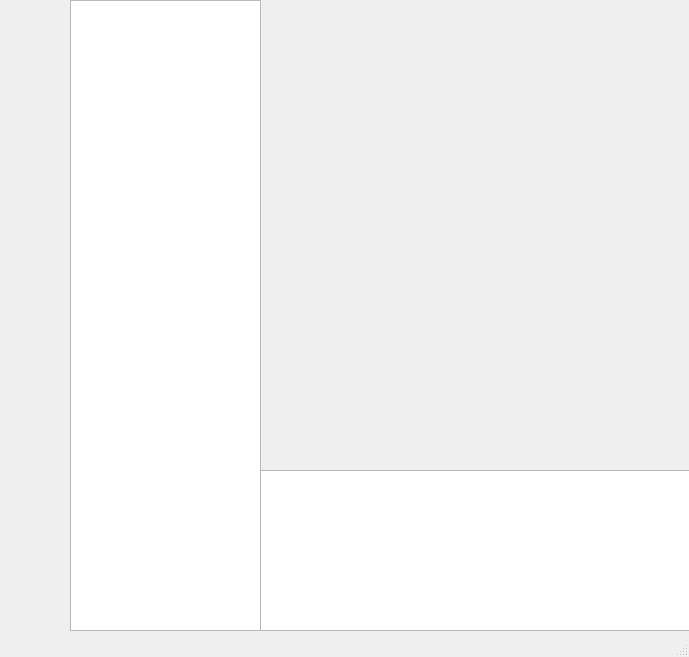
<?xml version="1.0" encoding="UTF-8"?>
<ui version="4.0">
 <class>MainWindow</class>
 <widget class="QMainWindow" name="MainWindow">
  <property name="geometry">
   <rect>
    <x>0</x>
    <y>0</y>
    <width>689</width>
    <height>657</height>
   </rect>
  </property>
  <property name="windowTitle">
   <string>PyWeChat</string>
  </property>
  <widget class="QWidget" name="centralwidget">
   <widget class="QListWidget" name="listWidget">
    <property name="geometry">
     <rect>
      <x>70</x>
      <y>0</y>
      <width>191</width>
      <height>631</height>
     </rect>
    </property>
   </widget>
   <widget class="QPlainTextEdit" name="plainTextEdit">
    <property name="geometry">
     <rect>
      <x>260</x>
      <y>470</y>
      <width>431</width>
      <height>161</height>
     </rect>
    </property>
   </widget>
  </widget>
  <widget class="QStatusBar" name="statusBar"/>
 </widget>
 <resources/>
 <connections/>
</ui>
